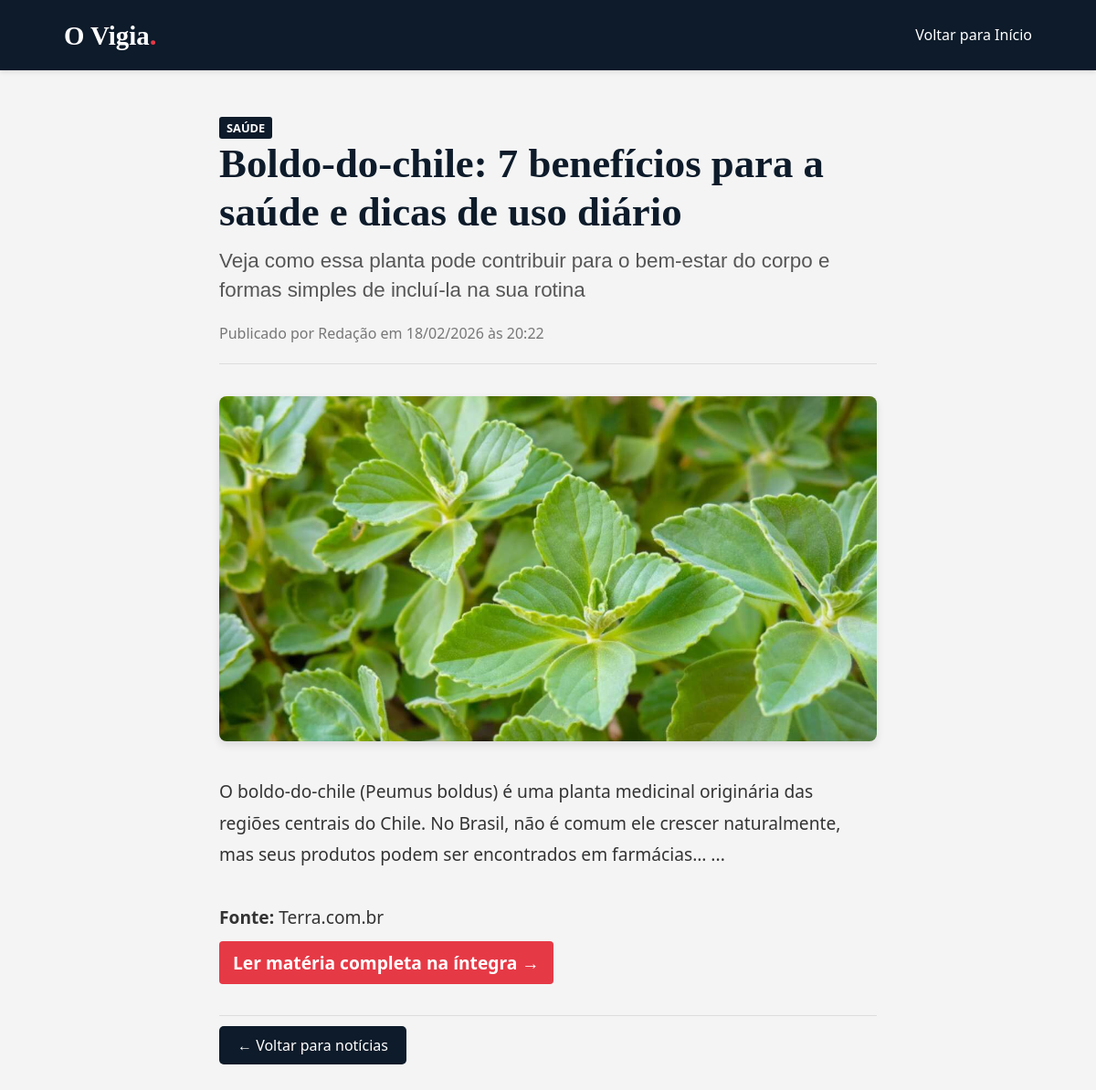
/noticia/28/, run on the app's committed database.
### blog/models.py (models this page shows, shortened)
class Noticia(models.Model):
    CATEGORIAS = [
        ('SAUDE', 'Saúde'),
        ('FINANCAS', 'Finanças'),
        ('RECEITAS', 'Receitas'),
        ('MUNDO', 'Mundo'),
        ('GERAL', 'Geral'),
    ]
    titulo = models.CharField(max_length=200)
    subtitulo = models.CharField(max_length=300, blank=True, null=True, help_text="Opcional: Uma frase curta que complementa o título")
    categoria = models.CharField(max_length=20, choices=CATEGORIAS, default='GERAL')
    conteudo = models.TextField()
    imagem = models.ImageField(upload_to='noticias/', blank=True, null=True)
    legenda_imagem = models.CharField(max_length=150, blank=True, null=True, help_text="Opcional: Créditos da foto ou descrição curta")
    data_publicacao = models.DateTimeField(auto_now_add=True)

### blog/views.py (the view)
# urls.py: path('noticia/<int:id>/', detalhe_noticia, name='detalhe'),
def detalhe_noticia(request, id):
    noticia = get_object_or_404(Noticia, id=id)
    return render(request, 'noticia_detalhe.html', {'noticia': noticia})

### blog/templates/noticia_detalhe.html (shortened to what this page needs)
{% load static %}
<!DOCTYPE html>
<html lang="pt-br">
<head>
    <link rel="stylesheet" href="{% static 'css/style.css' %}">
</head>
<body>
    <header>
        <div class="header-container">
            <div class="logo">
                <a href="{% url 'home' %}" style="text-decoration:none; color:white;">
                    O Vigia<span>.</span>
                </a>
            </div>
            <nav class="nav-links">
                <a href="{% url 'home' %}">Voltar para Início</a>
            </nav>
        </div>
    </header>
    <div class="container" style="display: block; max-width: 800px;">
        <article class="noticia-card" style="border: none; box-shadow: none; background: transparent;">
            <span class="categoria-tag" style="margin-bottom: 15px;">{{ noticia.get_categoria_display }}</span>
            <h1 style="font-size: 2.8rem; color: #0d1b2a; margin-bottom: 5px; font-family: 'Merriweather', serif; line-height: 1.2;">
                {{ noticia.titulo }}
            </h1>
            {% if noticia.subtitulo %}
                <h2 style="font-size: 1.4rem; color: #555; font-weight: normal; margin-bottom: 20px; font-family: sans-serif; line-height: 1.4;">
                    {{ noticia.subtitulo }}
                </h2>
            {% endif %}
            <p style="color: #777; border-bottom: 1px solid #ddd; padding-bottom: 20px; margin-bottom: 20px;">
                Publicado por Redação em {{ noticia.data_publicacao|date:"d/m/Y \à\s H:i" }}
            </p>
            {% if noticia.imagem %}
                <figure style="margin: 0 0 30px 0;">
                    <img src="{{ noticia.imagem.url }}" style="width: 100%; border-radius: 8px; box-shadow: 0 4px 10px rgba(0,0,0,0.1);">
                </figure>
            {% endif %}
            <div style="font-size: 1.2rem; line-height: 1.8; color: #333; font-family: 'Georgia', serif;">
                {{ noticia.conteudo|safe }}
            </div>
            <div style="margin-top: 40px; border-top: 1px solid #ddd; padding-top: 20px;">
                <a href="{% url 'home' %}" style="background-color: #0d1b2a; color: white; padding: 10px 20px; text-decoration: none; border-radius: 5px;">&larr; Voltar para notícias</a>
            </div>
        </article>
    </div>
</body>
</html>

### static/css/style.css (style rules this page uses)
* { margin: 0; padding: 0; box-sizing: border-box; font-family: 'Segoe UI', Tahoma, Geneva, Verdana, sans-serif; }
body { background-color: #f4f4f4; color: #333; line-height: 1.6; }
a { text-decoration: none; color: inherit; }
header { background-color: #0d1b2a; color: white; padding: 15px 0; box-shadow: 0 2px 5px rgba(0,0,0,0.1); }
.header-container { max-width: 1100px; margin: 0 auto; display: flex; justify-content: space-between; align-items: center; padding: 0 20px; }
.logo a { font-size: 1.8rem; font-weight: bold; font-family: 'Merriweather', serif; }
.logo span { color: #e63946; }
.nav-links a { margin-left: 20px; font-weight: 500; font-size: 1rem; transition: color 0.3s; }
.container { max-width: 1100px; margin: 30px auto; display: flex; gap: 30px; padding: 0 20px; }
.noticia-card { background: white; padding: 20px; margin-bottom: 30px; border-radius: 8px; box-shadow: 0 2px 5px rgba(0,0,0,0.05); border-left: 5px solid #0d1b2a; }
.categoria-tag { background-color: #0d1b2a; color: white; padding: 3px 8px; font-size: 0.8rem; text-transform: uppercase; font-weight: bold; border-radius: 3px; }
.noticia-card h2 { margin: 10px 0; color: #1d3557; }
.noticia-card img { width: 100%; height: auto; border-radius: 5px; margin-top: 15px; }

### data on the page
Noticia: categoria "SAÚDE", titulo "Boldo-do-chile: 7 benefícios para a saúde e dicas de uso diário", subtitulo "Veja como essa planta pode contribuir para o bem-estar do corpo e formas simples de incluí-la na sua rotina", data_publicacao "18/02/2026 às 20:22", imagem (picture), conteudo "O boldo-do-chile (Peumus boldus) é uma planta medicinal originária das regiões centrais do Chile. No Brasil, não é comum ele crescer naturalmente, mas seus produtos podem ser encontrados em farmácias… ... Fonte: Terra.com.br Ler matéria completa na íntegra →"
